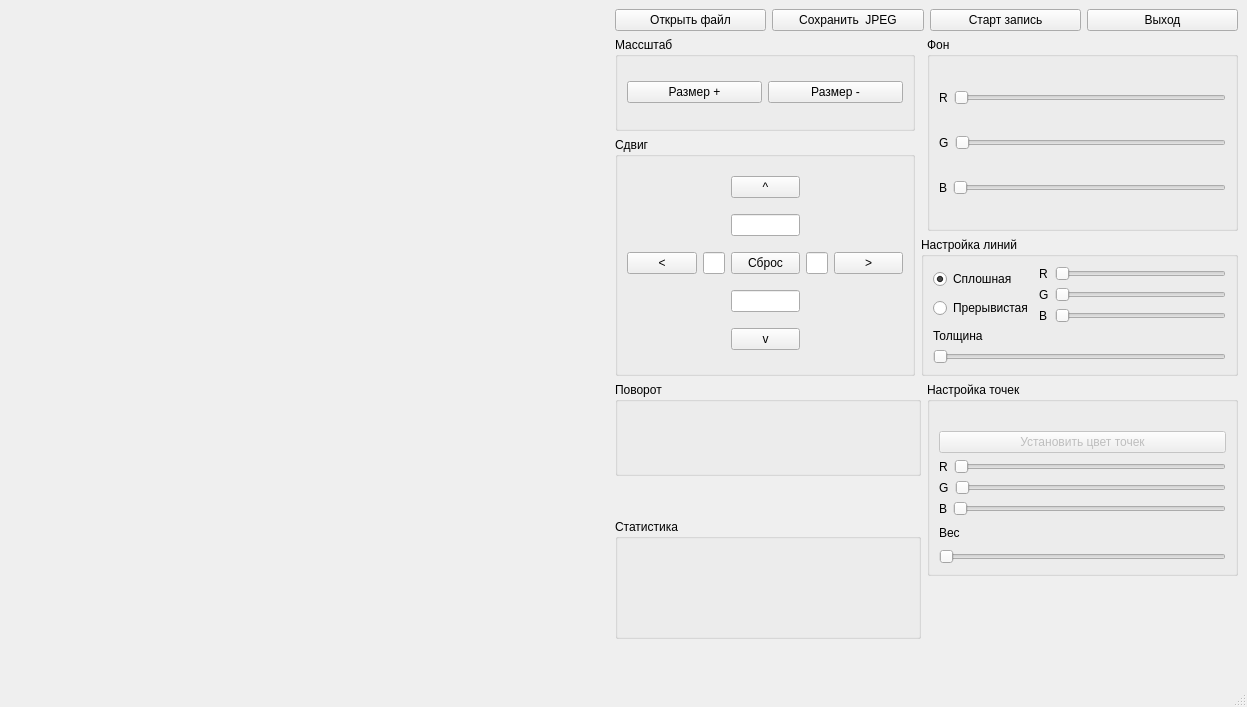
<?xml version="1.0" encoding="UTF-8"?>
<ui version="4.0">
 <class>viewer</class>
 <widget class="QMainWindow" name="viewer">
  <property name="geometry">
   <rect>
    <x>0</x>
    <y>0</y>
    <width>1247</width>
    <height>707</height>
   </rect>
  </property>
  <property name="windowTitle">
   <string>3D Viewer</string>
  </property>
  <widget class="QWidget" name="centralwidget">
   <layout class="QGridLayout" name="gridLayout_7">
    <item row="0" column="1" colspan="3">
     <layout class="QHBoxLayout" name="horizontalLayout_11">
      <item>
       <widget class="QPushButton" name="pushButton">
        <property name="text">
         <string>Открыть файл</string>
        </property>
        <property name="autoDefault">
         <bool>false</bool>
        </property>
       </widget>
      </item>
      <item>
       <widget class="QPushButton" name="pushButton_12">
        <property name="text">
         <string>Сохранить  JPEG</string>
        </property>
       </widget>
      </item>
      <item>
       <widget class="QPushButton" name="pushButton_13">
        <property name="text">
         <string>Старт запись</string>
        </property>
       </widget>
      </item>
      <item>
       <widget class="QPushButton" name="pushButton_2">
        <property name="text">
         <string>Выход</string>
        </property>
       </widget>
      </item>
     </layout>
    </item>
    <item row="5" column="1" rowspan="2" colspan="2">
     <widget class="QGroupBox" name="groupBox_4">
      <property name="maximumSize">
       <size>
        <width>16777215</width>
        <height>120</height>
       </size>
      </property>
      <property name="title">
       <string>Статистика</string>
      </property>
      <layout class="QGridLayout" name="gridLayout_4">
       <item row="0" column="0">
        <layout class="QHBoxLayout" name="horizontalLayout_5">
         <item>
          <spacer name="horizontalSpacer_5">
           <property name="orientation">
            <enum>Qt::Horizontal</enum>
           </property>
           <property name="sizeHint" stdset="0">
            <size>
             <width>40</width>
             <height>20</height>
            </size>
           </property>
          </spacer>
         </item>
         <item>
          <widget class="QLabel" name="label_3">
           <property name="text">
            <string/>
           </property>
          </widget>
         </item>
         <item>
          <spacer name="horizontalSpacer_6">
           <property name="orientation">
            <enum>Qt::Horizontal</enum>
           </property>
           <property name="sizeHint" stdset="0">
            <size>
             <width>40</width>
             <height>20</height>
            </size>
           </property>
          </spacer>
         </item>
        </layout>
       </item>
       <item row="1" column="0">
        <layout class="QHBoxLayout" name="horizontalLayout_6">
         <item>
          <widget class="QLabel" name="label_7">
           <property name="text">
            <string/>
           </property>
          </widget>
         </item>
         <item>
          <spacer name="horizontalSpacer_7">
           <property name="orientation">
            <enum>Qt::Horizontal</enum>
           </property>
           <property name="sizeHint" stdset="0">
            <size>
             <width>40</width>
             <height>20</height>
            </size>
           </property>
          </spacer>
         </item>
         <item>
          <widget class="QLabel" name="label_9">
           <property name="text">
            <string/>
           </property>
          </widget>
         </item>
        </layout>
       </item>
       <item row="2" column="0">
        <layout class="QHBoxLayout" name="horizontalLayout_7">
         <item>
          <widget class="QLabel" name="label_8">
           <property name="text">
            <string/>
           </property>
          </widget>
         </item>
         <item>
          <spacer name="horizontalSpacer_8">
           <property name="orientation">
            <enum>Qt::Horizontal</enum>
           </property>
           <property name="sizeHint" stdset="0">
            <size>
             <width>40</width>
             <height>20</height>
            </size>
           </property>
          </spacer>
         </item>
         <item>
          <widget class="QLabel" name="label_10">
           <property name="text">
            <string/>
           </property>
          </widget>
         </item>
        </layout>
       </item>
      </layout>
     </widget>
    </item>
    <item row="1" column="3" rowspan="2">
     <widget class="QGroupBox" name="groupBox_3">
      <property name="title">
       <string>Фон</string>
      </property>
      <layout class="QGridLayout" name="gridLayout_3">
       <item row="1" column="0">
        <layout class="QHBoxLayout" name="horizontalLayout_3">
         <item>
          <widget class="QLabel" name="label_5">
           <property name="text">
            <string>G</string>
           </property>
          </widget>
         </item>
         <item>
          <widget class="QSlider" name="horizontalSlider_4">
           <property name="orientation">
            <enum>Qt::Horizontal</enum>
           </property>
          </widget>
         </item>
        </layout>
       </item>
       <item row="0" column="0">
        <layout class="QHBoxLayout" name="horizontalLayout_2">
         <item>
          <widget class="QLabel" name="label_4">
           <property name="text">
            <string>R</string>
           </property>
          </widget>
         </item>
         <item>
          <widget class="QSlider" name="horizontalSlider_3">
           <property name="maximum">
            <number>100</number>
           </property>
           <property name="singleStep">
            <number>1</number>
           </property>
           <property name="orientation">
            <enum>Qt::Horizontal</enum>
           </property>
          </widget>
         </item>
        </layout>
       </item>
       <item row="2" column="0">
        <layout class="QHBoxLayout" name="horizontalLayout_4">
         <item>
          <widget class="QLabel" name="label_6">
           <property name="text">
            <string>B</string>
           </property>
          </widget>
         </item>
         <item>
          <widget class="QSlider" name="horizontalSlider_5">
           <property name="orientation">
            <enum>Qt::Horizontal</enum>
           </property>
          </widget>
         </item>
        </layout>
       </item>
      </layout>
     </widget>
    </item>
    <item row="2" column="1" rowspan="2">
     <widget class="QGroupBox" name="groupBox_2">
      <property name="maximumSize">
       <size>
        <width>300</width>
        <height>16777215</height>
       </size>
      </property>
      <property name="title">
       <string>Сдвиг</string>
      </property>
      <layout class="QGridLayout" name="gridLayout_2">
       <item row="2" column="0">
        <widget class="QPushButton" name="pushButton_7">
         <property name="text">
          <string>&lt;</string>
         </property>
        </widget>
       </item>
       <item row="0" column="4">
        <spacer name="horizontalSpacer_2">
         <property name="orientation">
          <enum>Qt::Horizontal</enum>
         </property>
         <property name="sizeHint" stdset="0">
          <size>
           <width>40</width>
           <height>20</height>
          </size>
         </property>
        </spacer>
       </item>
       <item row="2" column="1">
        <widget class="QLineEdit" name="lineEdit_3"/>
       </item>
       <item row="0" column="0">
        <spacer name="horizontalSpacer">
         <property name="orientation">
          <enum>Qt::Horizontal</enum>
         </property>
         <property name="sizeHint" stdset="0">
          <size>
           <width>40</width>
           <height>20</height>
          </size>
         </property>
        </spacer>
       </item>
       <item row="2" column="4">
        <widget class="QPushButton" name="pushButton_8">
         <property name="text">
          <string>&gt;</string>
         </property>
        </widget>
       </item>
       <item row="4" column="0">
        <spacer name="horizontalSpacer_3">
         <property name="orientation">
          <enum>Qt::Horizontal</enum>
         </property>
         <property name="sizeHint" stdset="0">
          <size>
           <width>40</width>
           <height>20</height>
          </size>
         </property>
        </spacer>
       </item>
       <item row="4" column="2">
        <widget class="QPushButton" name="pushButton_6">
         <property name="text">
          <string>v</string>
         </property>
        </widget>
       </item>
       <item row="0" column="2">
        <widget class="QPushButton" name="pushButton_5">
         <property name="text">
          <string>^</string>
         </property>
        </widget>
       </item>
       <item row="2" column="2">
        <widget class="QPushButton" name="pushButton_15">
         <property name="text">
          <string>Сброс</string>
         </property>
        </widget>
       </item>
       <item row="4" column="4">
        <spacer name="horizontalSpacer_4">
         <property name="orientation">
          <enum>Qt::Horizontal</enum>
         </property>
         <property name="sizeHint" stdset="0">
          <size>
           <width>40</width>
           <height>20</height>
          </size>
         </property>
        </spacer>
       </item>
       <item row="3" column="2">
        <widget class="QLineEdit" name="lineEdit_2"/>
       </item>
       <item row="1" column="2">
        <widget class="QLineEdit" name="lineEdit"/>
       </item>
       <item row="2" column="3">
        <widget class="QLineEdit" name="lineEdit_4"/>
       </item>
      </layout>
     </widget>
    </item>
    <item row="1" column="1">
     <widget class="QGroupBox" name="groupBox">
      <property name="title">
       <string>Массштаб</string>
      </property>
      <layout class="QGridLayout" name="gridLayout">
       <item row="0" column="0">
        <layout class="QHBoxLayout" name="horizontalLayout">
         <item>
          <widget class="QPushButton" name="pushButton_4">
           <property name="text">
            <string>Размер +</string>
           </property>
          </widget>
         </item>
         <item>
          <widget class="QPushButton" name="pushButton_3">
           <property name="text">
            <string>Размер -</string>
           </property>
          </widget>
         </item>
        </layout>
       </item>
      </layout>
     </widget>
    </item>
    <item row="4" column="3" rowspan="2">
     <widget class="QGroupBox" name="groupBox_6">
      <property name="title">
       <string>Настройка точек</string>
      </property>
      <layout class="QGridLayout" name="gridLayout_6">
       <item row="4" column="0">
        <layout class="QHBoxLayout" name="horizontalLayout_10">
         <item>
          <widget class="QLabel" name="label_17">
           <property name="text">
            <string>B</string>
           </property>
          </widget>
         </item>
         <item>
          <widget class="QSlider" name="horizontalSlider_11">
           <property name="orientation">
            <enum>Qt::Horizontal</enum>
           </property>
          </widget>
         </item>
        </layout>
       </item>
       <item row="6" column="0">
        <widget class="QSlider" name="horizontalSlider_8">
         <property name="orientation">
          <enum>Qt::Horizontal</enum>
         </property>
        </widget>
       </item>
       <item row="3" column="0">
        <layout class="QHBoxLayout" name="horizontalLayout_9">
         <item>
          <widget class="QLabel" name="label_16">
           <property name="text">
            <string>G</string>
           </property>
          </widget>
         </item>
         <item>
          <widget class="QSlider" name="horizontalSlider_10">
           <property name="orientation">
            <enum>Qt::Horizontal</enum>
           </property>
          </widget>
         </item>
        </layout>
       </item>
       <item row="5" column="0">
        <widget class="QLabel" name="label">
         <property name="text">
          <string>Вес</string>
         </property>
        </widget>
       </item>
       <item row="2" column="0">
        <layout class="QHBoxLayout" name="horizontalLayout_8">
         <item>
          <widget class="QLabel" name="label_15">
           <property name="text">
            <string>R</string>
           </property>
          </widget>
         </item>
         <item>
          <widget class="QSlider" name="horizontalSlider_9">
           <property name="maximum">
            <number>100</number>
           </property>
           <property name="orientation">
            <enum>Qt::Horizontal</enum>
           </property>
          </widget>
         </item>
        </layout>
       </item>
       <item row="0" column="0">
        <spacer name="horizontalSpacer_9">
         <property name="orientation">
          <enum>Qt::Horizontal</enum>
         </property>
         <property name="sizeHint" stdset="0">
          <size>
           <width>40</width>
           <height>20</height>
          </size>
         </property>
        </spacer>
       </item>
       <item row="1" column="0">
        <widget class="QPushButton" name="pushButton_11">
         <property name="enabled">
          <bool>false</bool>
         </property>
         <property name="text">
          <string>Установить цвет точек</string>
         </property>
        </widget>
       </item>
      </layout>
     </widget>
    </item>
    <item row="4" column="1" colspan="2">
     <widget class="QGroupBox" name="groupBox_8">
      <property name="title">
       <string>Поворот</string>
      </property>
     </widget>
    </item>
    <item row="0" column="0" rowspan="7">
     <widget class="scene" name="widget" native="true">
      <property name="sizePolicy">
       <sizepolicy hsizetype="Fixed" vsizetype="Fixed">
        <horstretch>0</horstretch>
        <verstretch>0</verstretch>
       </sizepolicy>
      </property>
      <property name="minimumSize">
       <size>
        <width>600</width>
        <height>600</height>
       </size>
      </property>
      <property name="maximumSize">
       <size>
        <width>600</width>
        <height>600</height>
       </size>
      </property>
     </widget>
    </item>
    <item row="3" column="2" colspan="2">
     <widget class="QGroupBox" name="groupBox_5">
      <property name="minimumSize">
       <size>
        <width>300</width>
        <height>0</height>
       </size>
      </property>
      <property name="title">
       <string>Настройка линий</string>
      </property>
      <layout class="QGridLayout" name="gridLayout_5">
       <item row="0" column="0">
        <layout class="QVBoxLayout" name="verticalLayout_3">
         <item>
          <widget class="QRadioButton" name="radioButton">
           <property name="text">
            <string>Сплошная</string>
           </property>
           <property name="checked">
            <bool>true</bool>
           </property>
          </widget>
         </item>
         <item>
          <widget class="QRadioButton" name="radioButton_2">
           <property name="text">
            <string>Прерывистая</string>
           </property>
          </widget>
         </item>
        </layout>
       </item>
       <item row="0" column="1">
        <layout class="QVBoxLayout" name="verticalLayout">
         <item>
          <widget class="QLabel" name="label_11">
           <property name="text">
            <string>R</string>
           </property>
          </widget>
         </item>
         <item>
          <widget class="QLabel" name="label_12">
           <property name="text">
            <string>G</string>
           </property>
          </widget>
         </item>
         <item>
          <widget class="QLabel" name="label_13">
           <property name="text">
            <string>B</string>
           </property>
          </widget>
         </item>
        </layout>
       </item>
       <item row="0" column="2">
        <layout class="QVBoxLayout" name="verticalLayout_2">
         <item>
          <widget class="QSlider" name="horizontalSlider_2">
           <property name="maximum">
            <number>100</number>
           </property>
           <property name="orientation">
            <enum>Qt::Horizontal</enum>
           </property>
          </widget>
         </item>
         <item>
          <widget class="QSlider" name="horizontalSlider_6">
           <property name="orientation">
            <enum>Qt::Horizontal</enum>
           </property>
          </widget>
         </item>
         <item>
          <widget class="QSlider" name="horizontalSlider_7">
           <property name="orientation">
            <enum>Qt::Horizontal</enum>
           </property>
          </widget>
         </item>
        </layout>
       </item>
       <item row="1" column="0" colspan="3">
        <layout class="QVBoxLayout" name="verticalLayout_5">
         <item>
          <widget class="QLabel" name="label_14">
           <property name="text">
            <string>Толщина</string>
           </property>
          </widget>
         </item>
         <item>
          <widget class="QSlider" name="horizontalSlider">
           <property name="orientation">
            <enum>Qt::Horizontal</enum>
           </property>
          </widget>
         </item>
        </layout>
       </item>
      </layout>
     </widget>
    </item>
   </layout>
  </widget>
  <widget class="QMenuBar" name="menubar">
   <property name="geometry">
    <rect>
     <x>0</x>
     <y>0</y>
     <width>1247</width>
     <height>19</height>
    </rect>
   </property>
  </widget>
  <widget class="QStatusBar" name="statusbar"/>
 </widget>
 <customwidgets>
  <customwidget>
   <class>scene</class>
   <extends>QWidget</extends>
   <header>scene.h</header>
   <container>1</container>
  </customwidget>
 </customwidgets>
 <resources/>
 <connections/>
</ui>
